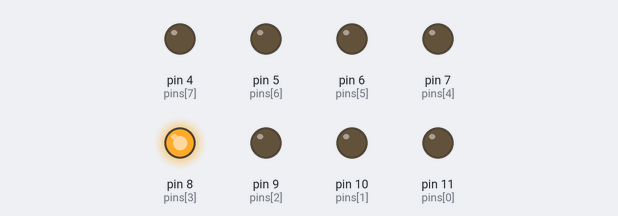
Recording of a sketch running on a simulated Arduino Uno, built with avr-gcc and run on an emulated ATmega328P. Parts: output pins drawn as LEDs (lit = HIGH). What the sketch prints to the serial monitor is not drawn.

Above: at 2.05 s.
At 2.75 s:
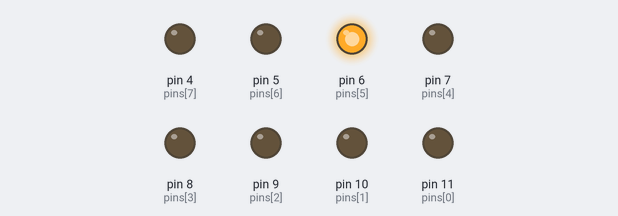
At 3.45 s:
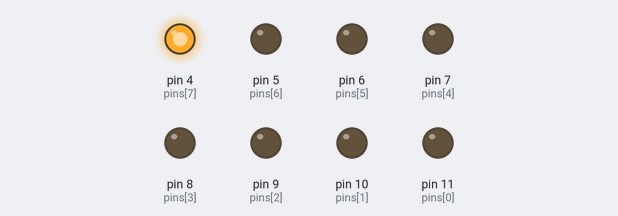
At 4.15 s:
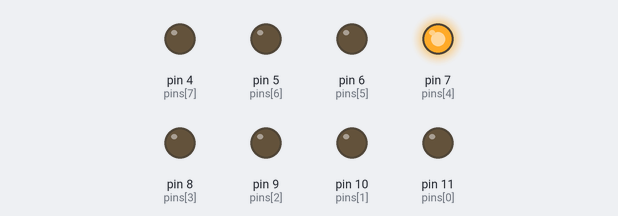
At 4.85 s:
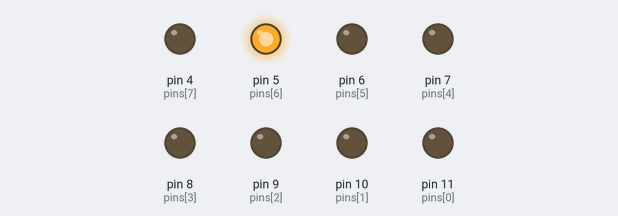
Timing chart, 0 to 5.2 s (numbered marks = the images above):
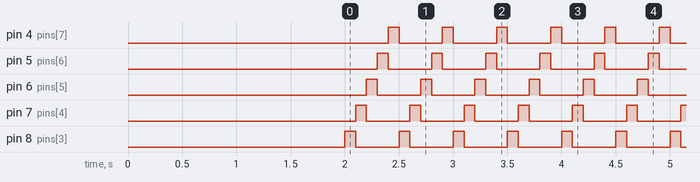

The sketch:

JS-1-8-2.ino
```cpp
/*
 * js-1-8-2
 *
 * functions and setting LED's via binary strings

 */

int pins[8] = {11,10,9,8,7,6,5,4};


void pattern(int number) {

int bits = 128;


for (int i=0; i<8; i++) {

  if (bits & number) {
                       digitalWrite(pins[i],HIGH);
  }
  else {
         digitalWrite(pins[i],LOW);
  }

  bits = bits >>1;

}

}


void setup() {

Serial.begin(9600);
delay(2000);

for (int i=0; i<8;i++) {
  pinMode(pins[i],OUTPUT);
  Serial.println(pins[i]);
}


}


void loop() {

  int leds[] =
{
B00010000,
B00001000,
B00000100,
B00000010,
B00000001
};

for (int j=0; j< sizeof(leds)/sizeof(int); j++) {
  pattern( leds[j] );
  delay(100);
}

}
```

Measured:
- by itself, pin 4 (pins[7]), pin 5 (pins[6]), pin 6 (pins[5]), pin 7 (pins[4]), pin 8 (pins[3]): alternates HIGH for 0.10 s and LOW for 0.40 s
- by itself, everything shown: repeats every 0.50 s, in 5 steps
